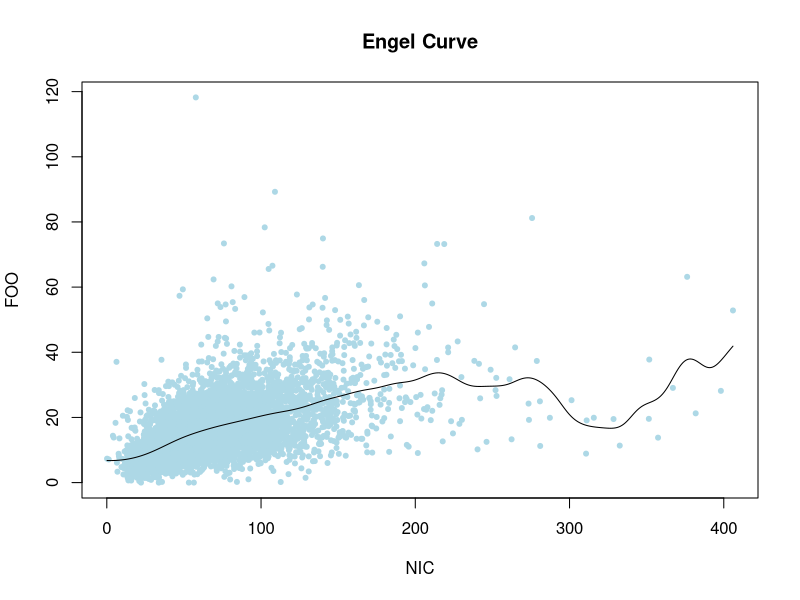

The R script that drew this image:

# clear variables and close windows
rm(list = ls(all = TRUE))
graphics.off()

# install and load packages
libraries = c("KernSmooth")
lapply(libraries, function(x) if (!(x %in% installed.packages())) {
install.packages(x)
})
lapply(libraries, library, quietly = TRUE, character.only = TRUE)

# load data
x = read.csv("fes76.txt", sep = ";", dec = ".")
x = x[, c("NIC", "FOO")]
x = x[order(x$NIC), ]

# plot
plot(x, col = "lightblue", pch = 20, main = "Engel Curve")  # Plot data points
mh = locpoly(x$NIC, x$FOO, degree = 0, kernel = "normal", bandwidth = 10)  # Estimate regression function using local polynomials
lines(mh)  # Plot regression function